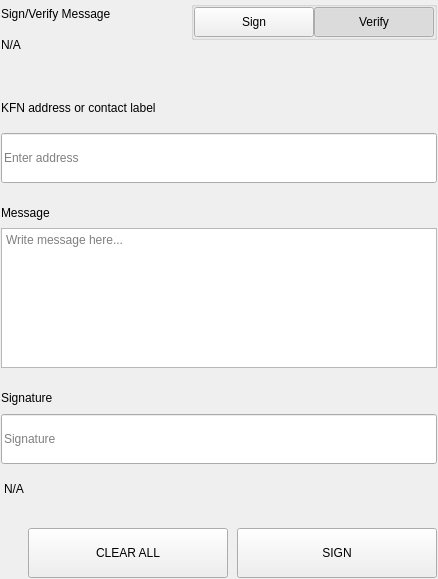
<?xml version="1.0" encoding="UTF-8"?>
<ui version="4.0">
 <class>SettingsSignMessageWidgets</class>
 <widget class="QWidget" name="SettingsSignMessageWidgets">
  <property name="geometry">
   <rect>
    <x>0</x>
    <y>0</y>
    <width>438</width>
    <height>579</height>
   </rect>
  </property>
  <property name="windowTitle">
   <string>Form</string>
  </property>
  <layout class="QVBoxLayout" name="verticalLayout">
   <property name="spacing">
    <number>0</number>
   </property>
   <property name="leftMargin">
    <number>0</number>
   </property>
   <property name="topMargin">
    <number>0</number>
   </property>
   <property name="rightMargin">
    <number>0</number>
   </property>
   <property name="bottomMargin">
    <number>0</number>
   </property>
   <item>
    <widget class="QWidget" name="left" native="true">
     <layout class="QVBoxLayout" name="verticalLayout_3">
      <property name="leftMargin">
       <number>0</number>
      </property>
      <property name="topMargin">
       <number>0</number>
      </property>
      <property name="rightMargin">
       <number>0</number>
      </property>
      <property name="bottomMargin">
       <number>0</number>
      </property>
      <item>
       <widget class="QWidget" name="container_sign" native="true">
        <layout class="QVBoxLayout" name="verticalLayout_2">
         <property name="spacing">
          <number>0</number>
         </property>
         <property name="leftMargin">
          <number>1</number>
         </property>
         <property name="topMargin">
          <number>1</number>
         </property>
         <property name="rightMargin">
          <number>1</number>
         </property>
         <property name="bottomMargin">
          <number>1</number>
         </property>
         <item>
          <layout class="QHBoxLayout" name="horizontalLayout_3" stretch="3,1">
           <property name="spacing">
            <number>40</number>
           </property>
           <item>
            <layout class="QVBoxLayout" name="verticalLayoutTitle">
             <property name="spacing">
              <number>5</number>
             </property>
             <item>
              <widget class="QLabel" name="labelTitle">
               <property name="text">
                <string>Sign/Verify Message</string>
               </property>
              </widget>
             </item>
             <item>
              <widget class="QLabel" name="labelSubtitle1">
               <property name="text">
                <string notr="true">N/A</string>
               </property>
               <property name="wordWrap">
                <bool>true</bool>
               </property>
              </widget>
             </item>
            </layout>
           </item>
           <item alignment="Qt::AlignRight|Qt::AlignTop">
            <widget class="QWidget" name="containerSwitch" native="true">
             <property name="styleSheet">
              <string notr="true">#containerSwitch{
	padding-top:9px;
}</string>
             </property>
             <layout class="QVBoxLayout" name="verticalLayout_6">
              <property name="spacing">
               <number>4</number>
              </property>
              <property name="leftMargin">
               <number>0</number>
              </property>
              <property name="topMargin">
               <number>0</number>
              </property>
              <property name="rightMargin">
               <number>0</number>
              </property>
              <property name="bottomMargin">
               <number>0</number>
              </property>
              <item alignment="Qt::AlignRight">
               <widget class="QGroupBox" name="groupBox">
                <property name="sizePolicy">
                 <sizepolicy hsizetype="Fixed" vsizetype="Preferred">
                  <horstretch>0</horstretch>
                  <verstretch>0</verstretch>
                 </sizepolicy>
                </property>
                <property name="title">
                 <string/>
                </property>
                <property name="alignment">
                 <set>Qt::AlignRight|Qt::AlignTop|Qt::AlignTrailing</set>
                </property>
                <layout class="QHBoxLayout" name="horizontalLayout_4">
                 <property name="spacing">
                  <number>0</number>
                 </property>
                 <property name="leftMargin">
                  <number>0</number>
                 </property>
                 <property name="topMargin">
                  <number>0</number>
                 </property>
                 <property name="rightMargin">
                  <number>0</number>
                 </property>
                 <property name="bottomMargin">
                  <number>0</number>
                 </property>
                 <item>
                  <widget class="QPushButton" name="pushSign">
                   <property name="minimumSize">
                    <size>
                     <width>120</width>
                     <height>30</height>
                    </size>
                   </property>
                   <property name="maximumSize">
                    <size>
                     <width>120</width>
                     <height>30</height>
                    </size>
                   </property>
                   <property name="focusPolicy">
                    <enum>Qt::NoFocus</enum>
                   </property>
                   <property name="text">
                    <string>Sign</string>
                   </property>
                   <property name="checkable">
                    <bool>true</bool>
                   </property>
                   <property name="autoExclusive">
                    <bool>true</bool>
                   </property>
                  </widget>
                 </item>
                 <item>
                  <widget class="QPushButton" name="pushVerify">
                   <property name="minimumSize">
                    <size>
                     <width>120</width>
                     <height>30</height>
                    </size>
                   </property>
                   <property name="maximumSize">
                    <size>
                     <width>120</width>
                     <height>30</height>
                    </size>
                   </property>
                   <property name="focusPolicy">
                    <enum>Qt::NoFocus</enum>
                   </property>
                   <property name="text">
                    <string>Verify</string>
                   </property>
                   <property name="checkable">
                    <bool>true</bool>
                   </property>
                   <property name="checked">
                    <bool>true</bool>
                   </property>
                   <property name="autoExclusive">
                    <bool>true</bool>
                   </property>
                  </widget>
                 </item>
                </layout>
               </widget>
              </item>
              <item alignment="Qt::AlignHCenter|Qt::AlignTop">
               <widget class="QLabel" name="labelSubtitleSwitch">
                <property name="text">
                 <string/>
                </property>
                <property name="alignment">
                 <set>Qt::AlignRight|Qt::AlignTrailing|Qt::AlignVCenter</set>
                </property>
               </widget>
              </item>
             </layout>
            </widget>
           </item>
          </layout>
         </item>
         <item>
          <spacer name="verticalSpacer_2">
           <property name="orientation">
            <enum>Qt::Vertical</enum>
           </property>
           <property name="sizeType">
            <enum>QSizePolicy::Fixed</enum>
           </property>
           <property name="sizeHint" stdset="0">
            <size>
             <width>20</width>
             <height>40</height>
            </size>
           </property>
          </spacer>
         </item>
         <item>
          <widget class="QWidget" name="containerAddress" native="true">
           <property name="sizePolicy">
            <sizepolicy hsizetype="Preferred" vsizetype="Fixed">
             <horstretch>0</horstretch>
             <verstretch>0</verstretch>
            </sizepolicy>
           </property>
           <layout class="QVBoxLayout" name="verticalLayout_5" stretch="0,0">
            <property name="spacing">
             <number>15</number>
            </property>
            <property name="leftMargin">
             <number>0</number>
            </property>
            <property name="topMargin">
             <number>0</number>
            </property>
            <property name="rightMargin">
             <number>0</number>
            </property>
            <property name="bottomMargin">
             <number>0</number>
            </property>
            <item>
             <widget class="QLabel" name="labelSubtitleAddress">
              <property name="minimumSize">
               <size>
                <width>0</width>
                <height>20</height>
               </size>
              </property>
              <property name="maximumSize">
               <size>
                <width>16777215</width>
                <height>20</height>
               </size>
              </property>
              <property name="text">
               <string>KFN address or contact label</string>
              </property>
             </widget>
            </item>
            <item>
             <widget class="QLineEdit" name="addressIn_SM">
              <property name="minimumSize">
               <size>
                <width>0</width>
                <height>50</height>
               </size>
              </property>
              <property name="maximumSize">
               <size>
                <width>16777215</width>
                <height>50</height>
               </size>
              </property>
              <property name="placeholderText">
               <string>Enter address</string>
              </property>
             </widget>
            </item>
           </layout>
          </widget>
         </item>
         <item>
          <spacer name="verticalSpacer_3">
           <property name="orientation">
            <enum>Qt::Vertical</enum>
           </property>
           <property name="sizeType">
            <enum>QSizePolicy::Fixed</enum>
           </property>
           <property name="sizeHint" stdset="0">
            <size>
             <width>20</width>
             <height>20</height>
            </size>
           </property>
          </spacer>
         </item>
         <item>
          <layout class="QVBoxLayout" name="verticalLayout_9">
           <property name="spacing">
            <number>5</number>
           </property>
           <item>
            <widget class="QLabel" name="labelSubtitleMessage">
             <property name="minimumSize">
              <size>
               <width>0</width>
               <height>20</height>
              </size>
             </property>
             <property name="maximumSize">
              <size>
               <width>16777215</width>
               <height>20</height>
              </size>
             </property>
             <property name="text">
              <string>Message</string>
             </property>
            </widget>
           </item>
           <item>
            <widget class="QPlainTextEdit" name="messageIn_SM">
             <property name="minimumSize">
              <size>
               <width>0</width>
               <height>140</height>
              </size>
             </property>
             <property name="maximumSize">
              <size>
               <width>16777215</width>
               <height>140</height>
              </size>
             </property>
             <property name="placeholderText">
              <string>Write message here...</string>
             </property>
            </widget>
           </item>
          </layout>
         </item>
         <item>
          <spacer name="verticalSpacer_4">
           <property name="orientation">
            <enum>Qt::Vertical</enum>
           </property>
           <property name="sizeType">
            <enum>QSizePolicy::Fixed</enum>
           </property>
           <property name="sizeHint" stdset="0">
            <size>
             <width>20</width>
             <height>20</height>
            </size>
           </property>
          </spacer>
         </item>
         <item>
          <widget class="QWidget" name="widget" native="true">
           <property name="minimumSize">
            <size>
             <width>0</width>
             <height>75</height>
            </size>
           </property>
           <property name="maximumSize">
            <size>
             <width>16777215</width>
             <height>16777215</height>
            </size>
           </property>
           <layout class="QVBoxLayout" name="verticalLayout_4">
            <property name="leftMargin">
             <number>0</number>
            </property>
            <property name="topMargin">
             <number>0</number>
            </property>
            <property name="rightMargin">
             <number>0</number>
            </property>
            <property name="bottomMargin">
             <number>0</number>
            </property>
            <item>
             <widget class="QLabel" name="labelSubtitleSignature">
              <property name="minimumSize">
               <size>
                <width>0</width>
                <height>20</height>
               </size>
              </property>
              <property name="maximumSize">
               <size>
                <width>16777215</width>
                <height>20</height>
               </size>
              </property>
              <property name="text">
               <string>Signature</string>
              </property>
             </widget>
            </item>
            <item>
             <widget class="QLineEdit" name="signatureOut_SM">
              <property name="minimumSize">
               <size>
                <width>0</width>
                <height>50</height>
               </size>
              </property>
              <property name="placeholderText">
               <string>Signature</string>
              </property>
             </widget>
            </item>
           </layout>
          </widget>
         </item>
         <item>
          <widget class="QLabel" name="statusLabel_SM">
           <property name="styleSheet">
            <string notr="true">padding-top:5px;</string>
           </property>
           <property name="text">
            <string notr="true">N/A</string>
           </property>
          </widget>
         </item>
         <item>
          <spacer name="verticalSpacer">
           <property name="orientation">
            <enum>Qt::Vertical</enum>
           </property>
           <property name="sizeType">
            <enum>QSizePolicy::Fixed</enum>
           </property>
           <property name="sizeHint" stdset="0">
            <size>
             <width>20</width>
             <height>20</height>
            </size>
           </property>
          </spacer>
         </item>
         <item>
          <layout class="QHBoxLayout" name="horizontalLayout_7">
           <property name="spacing">
            <number>9</number>
           </property>
           <item>
            <spacer name="horizontalSpacer_5">
             <property name="orientation">
              <enum>Qt::Horizontal</enum>
             </property>
             <property name="sizeType">
              <enum>QSizePolicy::Expanding</enum>
             </property>
             <property name="sizeHint" stdset="0">
              <size>
               <width>40</width>
               <height>20</height>
              </size>
             </property>
            </spacer>
           </item>
           <item>
            <widget class="QPushButton" name="pushButtonClear">
             <property name="minimumSize">
              <size>
               <width>200</width>
               <height>50</height>
              </size>
             </property>
             <property name="focusPolicy">
              <enum>Qt::NoFocus</enum>
             </property>
             <property name="text">
              <string>CLEAR ALL</string>
             </property>
            </widget>
           </item>
           <item>
            <widget class="QPushButton" name="pushButtonSave">
             <property name="minimumSize">
              <size>
               <width>200</width>
               <height>50</height>
              </size>
             </property>
             <property name="maximumSize">
              <size>
               <width>200</width>
               <height>50</height>
              </size>
             </property>
             <property name="focusPolicy">
              <enum>Qt::NoFocus</enum>
             </property>
             <property name="text">
              <string>SIGN</string>
             </property>
            </widget>
           </item>
          </layout>
         </item>
        </layout>
       </widget>
      </item>
     </layout>
    </widget>
   </item>
  </layout>
 </widget>
 <resources/>
 <connections/>
</ui>
